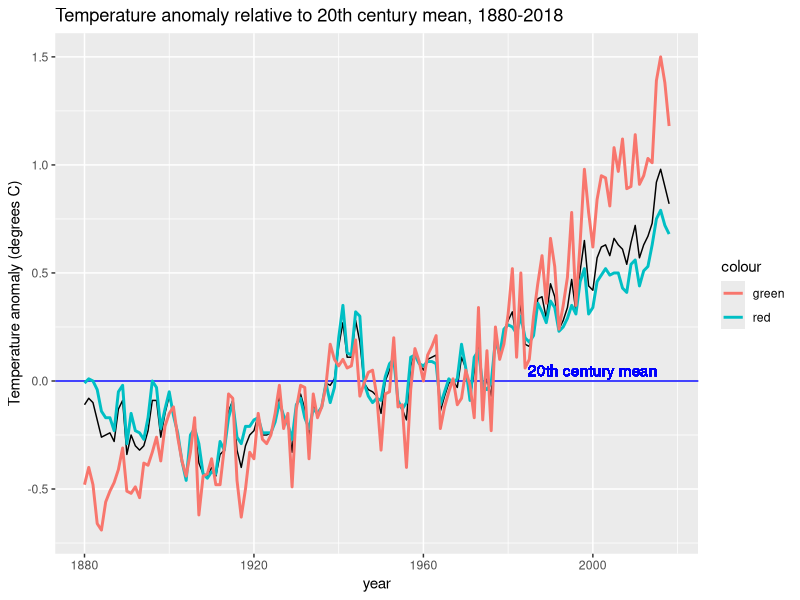
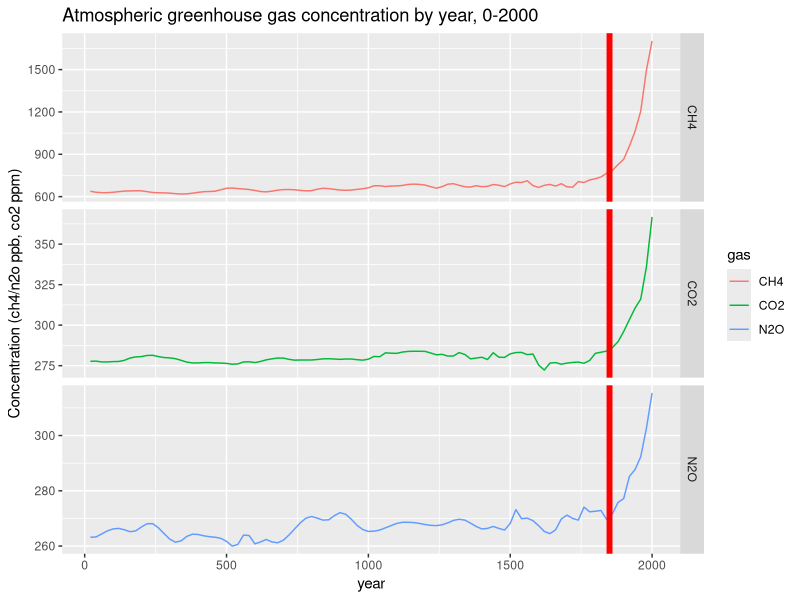
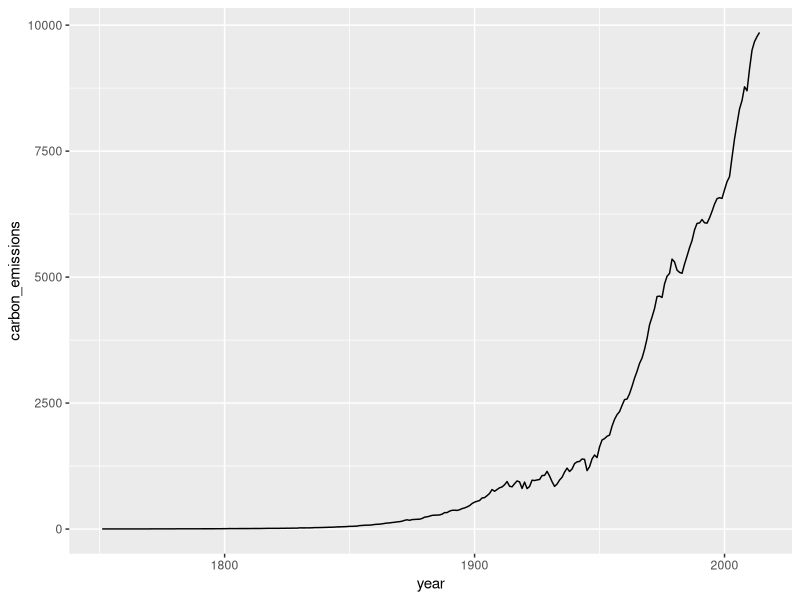
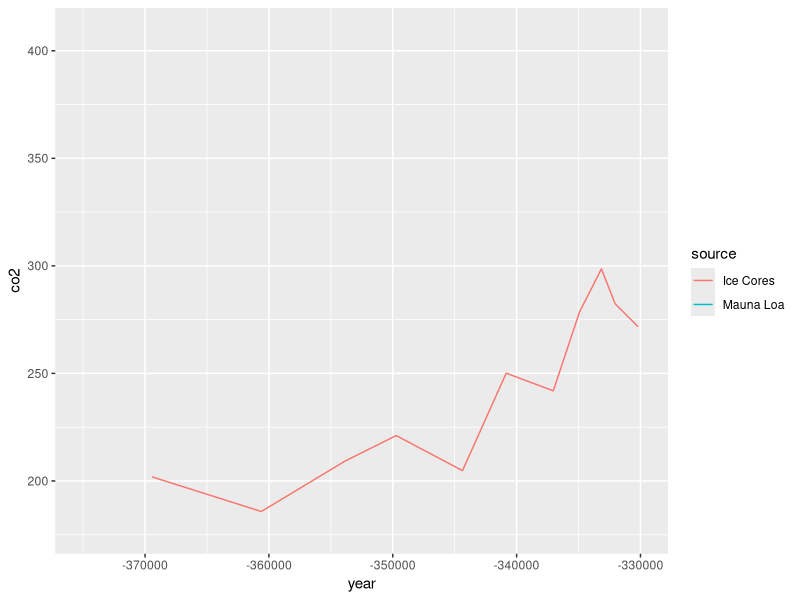

Generate these figures, in order, with R:
library(tidyverse)
library(dslabs)
data(temp_carbon)
data(greenhouse_gases)
data(historic_co2)

temp_carbon
temp_carbon %>% filter(!is.na(carbon_emissions));

min<-temp_carbon %>%
  filter(!is.na(carbon_emissions))%>% select(year,carbon_emissions) %>%min()

max<-temp_carbon %>%
  filter(!is.na(carbon_emissions))%>% select(year,carbon_emissions) %>%max()
(max-min)/min


min_temp<-temp_carbon %>%
  filter(!is.na(temp_anomaly))%>% select(year,temp_anomaly) %>%min()

max_temp<-temp_carbon %>%
  filter(!is.na(temp_anomaly))%>% select(year,temp_anomaly) %>%max()
max_temp
min_temp
(max_temp-min_temp)

temp_carbon

p<- temp_carbon %>%
  filter(!is.na(temp_anomaly))%>%ggplot(aes(year,temp_anomaly))+geom_line()

p <- p + geom_hline(aes(yintercept = 0), col = "blue")
p+ylab("Temperature anomaly (degrees C)")+
  ggtitle("Temperature anomaly relative to 20th century mean, 1880-2018")+
  geom_text(aes(x = 2000, y = 0.05, label = "20th century mean"), col = "blue")+
  geom_line(aes(year,ocean_anomaly, color="red"), size=1)+
  geom_line(aes(year,land_anomaly, col="green"), size=1)



greenhouse_gases %>%
  ggplot(aes(year,concentration,col=gas)) +
  geom_line() +
  facet_grid(gas~., scales = "free") +
  geom_vline(aes(xintercept=1850),col="red", size=2) +
  ylab("Concentration (ch4/n2o ppb, co2 ppm)") +
  ggtitle("Atmospheric greenhouse gas concentration by year, 0-2000")


temp_carbon %>% filter(!is.na(carbon_emissions))%>%ggplot(aes(year,carbon_emissions))+geom_line()


co2_time <- historic_co2%>%ggplot(aes(year,co2, col=source))+geom_line()
co2_time+xlim(-375000,-330000)
